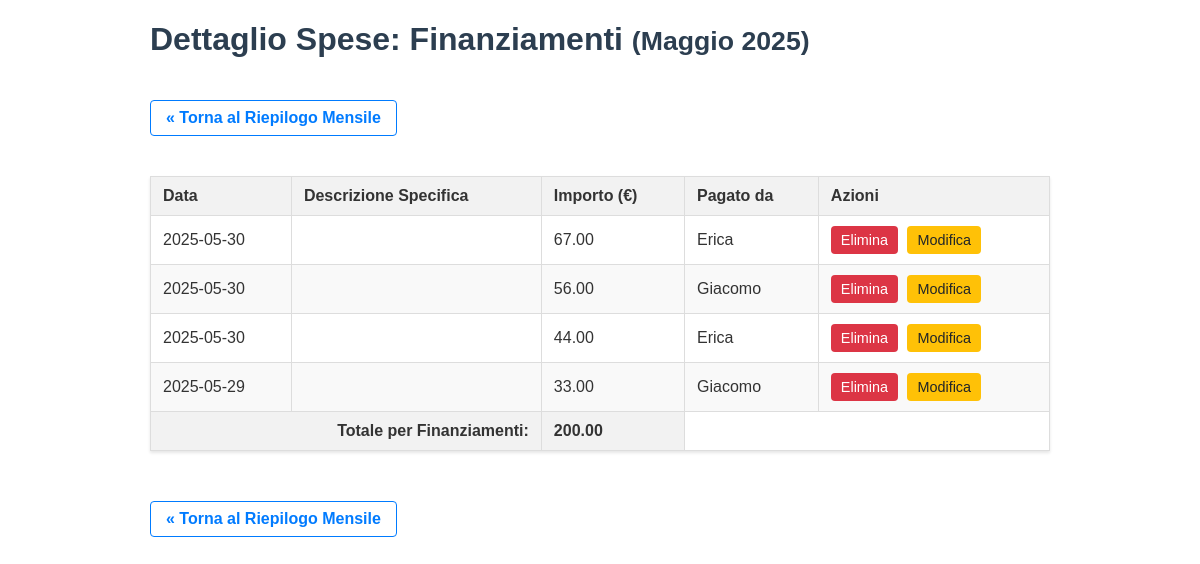
The page /dettagli_spese/2025/5/Finanziamenti on the database its author committed.
### tables this page shows
CREATE TABLE spese (
    id INTEGER PRIMARY KEY AUTOINCREMENT,
    data TEXT NOT NULL,
    descrizione TEXT NOT NULL,
    categoria TEXT NOT NULL,
    importo REAL NOT NULL,
    pagato_da TEXT NOT NULL,
    timestamp DATETIME DEFAULT CURRENT_TIMESTAMP
);

### app.py (the view)
@app.route('/dettagli_spese/<int:anno>/<int:mese>/<path:nome_categoria>')
def dettagli_categoria_mese(anno, mese, nome_categoria):
    transazioni_dettaglio = []; nome_mese_format = f"{MESI_ITALIANI.get(mese, '')} {anno}"; totale_categoria = 0.0; db = None
    try:
        db = get_db()
        anno_mese_str = f"{anno:04d}-{mese:02d}"
        cursore = db.execute('SELECT id, data, descrizione, importo, pagato_da FROM spese WHERE strftime("%Y-%m", data) = ? AND categoria = ? ORDER BY data DESC, id DESC', (anno_mese_str, nome_categoria))
        transazioni_dettaglio = cursore.fetchall()
        for transazione in transazioni_dettaglio: totale_categoria += transazione['importo']
    except sqlite3.Error as e: flash(f"Errore caricamento dettagli per '{nome_categoria}': {e}", "danger"); return redirect(url_for('index', anno=anno, mese=mese))
    finally:
        if db: db.close()
    return render_template('dettagli_categoria_mese.html', titolo_pagina=f"Dettaglio Spese: {nome_categoria}", nome_categoria=nome_categoria, nome_mese=nome_mese_format, transazioni=transazioni_dettaglio, totale_categoria_mese=totale_categoria, current_anno=anno, current_mese=mese, datetime=datetime)

### app.py (called while the page is built)
def get_db():
    db = sqlite3.connect(DATABASE)
    db.row_factory = sqlite3.Row
    return db

### templates/dettagli_categoria_mese.html (shortened to what this page needs)
<!DOCTYPE html>
<html lang="it">
<head>
</head>
<body>
    <div class="container">
        <h1>{{ titolo_pagina }} <small>({{ nome_mese }})</small></h1>
        <a href="{{ url_for('index', anno=current_anno, mese=current_mese) }}" class="link-torna">&laquo; Torna al Riepilogo Mensile</a>
        {% if transazioni %}
            <table>
                <thead>
                    <tr>
                        <th>Data</th>
                        <th>Descrizione Specifica</th>
                        <th>Importo (€)</th>
                        <th>Pagato da</th>
                        <th>Azioni</th>
                    </tr>
                </thead>
                <tbody>
                    {% for transazione in transazioni %}
                    <tr>
                        <td>{{ transazione.data }}</td>
                        <td>{{ transazione.descrizione }}</td>
                        <td>{{ "%.2f"|format(transazione.importo) }}</td>
                        <td>{{ transazione.pagato_da }}</td>
                        <td>
                            <form class="action-form" action="{{ url_for('elimina_spesa', spesa_id=transazione.id) }}" method="post">
                                <button type="submit" class="action-button-delete" onclick="return confirm('Sei sicuro di voler eliminare questa spesa?');">
                                    Elimina
                                </button>
                            </form>
                            <a href="{{ url_for('modifica_spesa_form', spesa_id=transazione.id) }}" class="action-link-edit">
                                Modifica
                            </a>
                        </td>
                    </tr>
                    {% endfor %}
                </tbody>
                <tfoot>
                    <tr>
                        <th colspan="2" style="text-align:right;">Totale per {{ nome_categoria }}:</th>
                        <th>{{ "%.2f"|format(totale_categoria_mese) }}</th>
                        <td colspan="2"></td>
                    </tr>
                </tfoot>
            </table>
        {% else %}
            <p>Nessuna transazione di dettaglio trovata per {{ nome_categoria }} in {{ nome_mese }}.</p>
        {% endif %}
        <a href="{{ url_for('index', anno=current_anno, mese=current_mese) }}" class="link-torna">&laquo; Torna al Riepilogo Mensile</a>
    </div>
</body>
</html>

### templates/dettagli_categoria_mese.html (style rules this page uses)
body { font-family: sans-serif; margin: 20px; color: #333; }
.container { max-width: 900px; margin: auto; }
h1, h2 { color: #2c3e50; }
table { width: 100%; border-collapse: collapse; margin-top: 20px; margin-bottom: 30px; box-shadow: 0 2px 3px rgba(0,0,0,0.1); }
th, td { border: 1px solid #ddd; padding: 10px 12px; text-align: left; vertical-align: middle; }
th { background-color: #f2f2f2; font-weight: bold; }
tr:nth-child(even) { background-color: #f9f9f9; }
.action-form { display: inline; margin-right: 5px; }
.action-button-delete { background-color: #dc3545; color: white; padding: 6px 10px; border: none; border-radius: 4px; cursor: pointer; font-size: 0.9em; text-decoration: none; }
.action-link-edit { background-color: #ffc107; color: #212529; padding: 6px 10px; border-radius: 4px; text-decoration: none; font-size: 0.9em; display: inline-block; line-height: normal; }
.link-torna { display: inline-block; margin-top: 20px; margin-bottom: 20px; color: #007bff; text-decoration: none; font-weight: bold; padding: 8px 15px; border: 1px solid #007bff; border-radius: 4px; }

### rows shown on the page
spese: importo "67.00"
spese: importo "56.00"
spese: importo "44.00"
spese: importo "33.00"

### other values the page prints
{{ titolo_pagina }} "Dettaglio Spese: Finanziamenti"
{{ nome_mese }} "Maggio 2025"
{{ nome_categoria }} "Finanziamenti"
{{ "%.2f"|format(totale_categoria_mese) }} "200.00"
